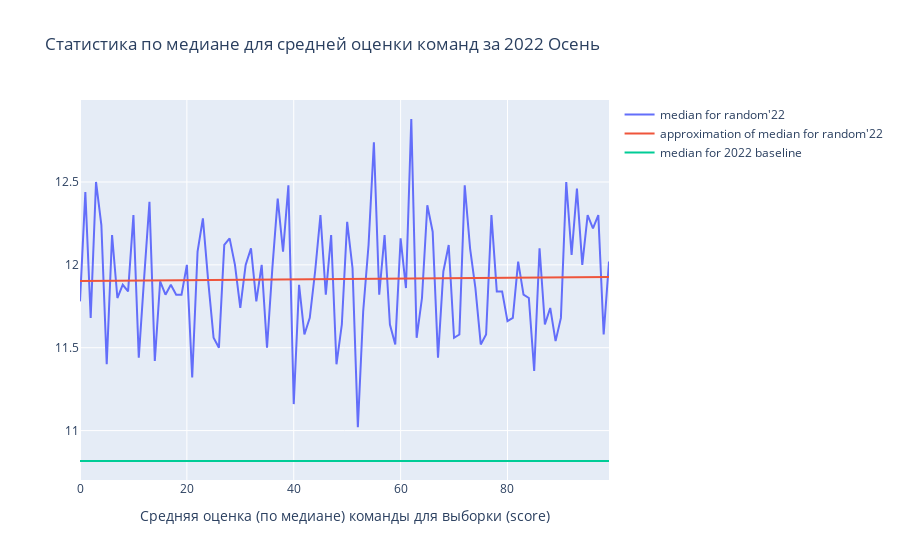

Here is the notebook cell this chart was saved with:
### Code cell
grapth = go.Figure()
grapth.add_trace(go.Scatter(x=list(stat_projects_22.keys()), y=[x[0][1] for x in list(stat_projects_22.values())], mode='lines', name="median for random'22"))
grapth.add_trace(go.Scatter(x=x, y=y, mode='lines', name="approximation of median for random'22"))
grapth.add_trace(go.Scatter(x=list(stat_projects_22.keys()), y=[median_baseline_22]*100, mode='lines', name="median for 2022 baseline"))

grapth.update_layout(title='Cтатистика по медиане для средней оценки команд за 2022 Осень', xaxis_title='Средняя оценка (по медиане) команды для выборки (score)', yaxis_title='')

grapth.show()
